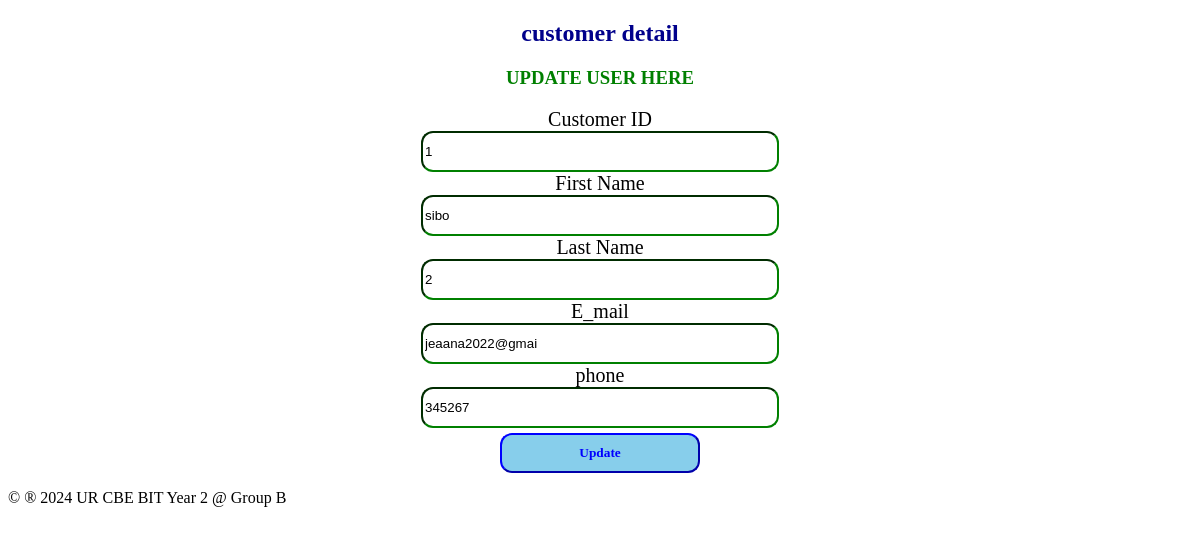
The app's page /update_customer_detail.php?customer_id=1 with its own data.
### tables this page shows
CREATE TABLE `customer_detail` (
  `customer_id` int(10) NOT NULL,
  `first_name` varchar(10) NOT NULL,
  `last_name` varchar(10) NOT NULL,
  `e_mail` varchar(15) NOT NULL,
  `phone` varchar(13) NOT NULL
);

### update_customer_detail.php (the view, shortened to what this page needs)
 <?php
include "database_connection.php";
$customer_id = $first_name = $last_name = $e_mail = $phone = "";
if ($_SERVER['REQUEST_METHOD'] == 'GET' && isset($_GET["customer_id"])) {
    $customer_id = $_GET["customer_id"];
    $stmt = $connection->prepare("SELECT * FROM customer_detail WHERE customer_id = ?");
    $stmt->bind_param("i", $customer_id);
    $stmt->execute();
    $result = $stmt->get_result();
    if ($result->num_rows > 0) {
        $row = $result->fetch_assoc();
        $customer_id = $row["customer_id"];
        $first_name = $row["first_name"];
        $last_name = $row["last_name"];
        $e_mail = $row["e_mail"];
        $phone = $row["phone"];
    } else {
        header("location: /wet/customer_table.php");
        exit;
    }
}
?>
<!DOCTYPE html>
<html lang="en">
<head>
</head>
<body>
    <center>
        <h2>customer detail</h2>
        <h3 style="color: green;">UPDATE USER HERE</h3>
        <section class="forms">
            <form method="POST" onsubmit="confirmUpdate();">
                <label>Customer ID</label><br>
                <input type="text" name="customer_id" class="input" value="<?php echo htmlspecialchars($customer_id); ?>"><br>
                <label>First Name</label><br>
                <input type="text" name="first_name" class="input" value="<?php echo htmlspecialchars($first_name); ?>"><br>
                <label>Last Name</label><br>
                <input type="text" name="last_name" class="input" value="<?php echo htmlspecialchars($last_name); ?>"><br>
                <label>E_mail</label><br>
                <input type="text" name="e_mail"  class="input" value="<?php echo htmlspecialchars($e_mail); ?>"><br>
                <label>phone</label><br>
                <input type="text" name="phone"  class="input" value="<?php echo htmlspecialchars($phone); ?>"><br>
                <input type="submit" name="submit" value="Update" class="sb">
            </form>
        </section>
    </center>
    <footer>
        <p>&copy; &reg; 2024 UR CBE BIT Year 2 @ Group B</p>
    </footer>
</body>
</html>

### update_customer_detail.php (style rules this page uses)
h2 { font-family: 'Castellar'; color: darkblue; }
label { font-family: 'Elephant'; font-size: 20px; }
.sb { font-family: 'Georgia'; padding: 10px; border-color: blue; background-color: skyblue; width: 200px; margin-top: 5px; border-radius: 12px; font-weight: bold; color: blue; }
.input { width: 350px; height: 35px; border-radius: 12px; border-color: green; }

### records on screen
customer_detail: customer_id "1", first_name "sibo", last_name "2", e_mail "jeaana2022@gmai", phone "345267"
